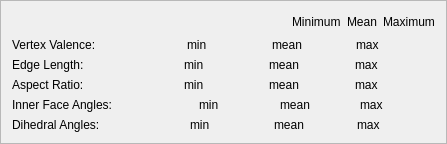
       <widget class="QFrame" name="frame_3">
        <property name="frameShape">
         <enum>QFrame::StyledPanel</enum>
        </property>
        <property name="frameShadow">
         <enum>QFrame::Raised</enum>
        </property>
        <layout class="QVBoxLayout" name="verticalLayout_9">
         <item>
          <layout class="QHBoxLayout" name="horizontalLayout_21">
           <item>
            <spacer name="horizontalSpacer_11">
             <property name="orientation">
              <enum>Qt::Horizontal</enum>
             </property>
             <property name="sizeType">
              <enum>QSizePolicy::Fixed</enum>
             </property>
             <property name="sizeHint" stdset="0">
              <size>
               <width>280</width>
               <height>20</height>
              </size>
             </property>
            </spacer>
           </item>
           <item>
            <widget class="QLabel" name="label_15">
             <property name="text">
              <string>Minimum</string>
             </property>
            </widget>
           </item>
           <item>
            <widget class="QLabel" name="label_28">
             <property name="text">
              <string>Mean</string>
             </property>
            </widget>
           </item>
           <item>
            <widget class="QLabel" name="label_27">
             <property name="text">
              <string>Maximum</string>
             </property>
            </widget>
           </item>
          </layout>
         </item>
         <item>
          <layout class="QHBoxLayout" name="horizontalLayout">
           <item>
            <widget class="QLabel" name="label_14">
             <property name="font">
              <font>
               <weight>50</weight>
               <bold>false</bold>
              </font>
             </property>
             <property name="text">
              <string>Vertex Valence:</string>
             </property>
            </widget>
           </item>
           <item>
            <widget class="QLabel" name="verticesIcon_2">
             <property name="text">
              <string/>
             </property>
             <property name="pixmap">
              <pixmap resource="icons.qrc">:/info/dialogIcons/info_valence.png</pixmap>
             </property>
            </widget>
           </item>
           <item>
            <widget class="QLabel" name="valenceMin">
             <property name="font">
              <font>
               <weight>50</weight>
               <bold>false</bold>
              </font>
             </property>
             <property name="text">
              <string>min</string>
             </property>
            </widget>
           </item>
           <item>
            <widget class="QLabel" name="valenceMean">
             <property name="font">
              <font>
               <weight>50</weight>
               <bold>false</bold>
              </font>
             </property>
             <property name="text">
              <string>mean</string>
             </property>
            </widget>
           </item>
           <item>
            <widget class="QLabel" name="valenceMax">
             <property name="font">
              <font>
               <weight>50</weight>
               <bold>false</bold>
              </font>
             </property>
             <property name="text">
              <string>max</string>
             </property>
            </widget>
           </item>
          </layout>
         </item>
         <item>
          <layout class="QHBoxLayout" name="horizontalLayout_17">
           <item>
            <widget class="QLabel" name="label_32">
             <property name="font">
              <font>
               <weight>50</weight>
               <bold>false</bold>
              </font>
             </property>
             <property name="text">
              <string>Edge Length:</string>
             </property>
            </widget>
           </item>
           <item>
            <widget class="QLabel" name="verticesIcon_3">
             <property name="text">
              <string/>
             </property>
             <property name="pixmap">
              <pixmap resource="icons.qrc">:/info/dialogIcons/info_edge.png</pixmap>
             </property>
            </widget>
           </item>
           <item>
            <widget class="QLabel" name="edgeMin">
             <property name="font">
              <font>
               <weight>50</weight>
               <bold>false</bold>
              </font>
             </property>
             <property name="text">
              <string>min</string>
             </property>
            </widget>
           </item>
           <item>
            <widget class="QLabel" name="edgeMean">
             <property name="font">
              <font>
               <weight>50</weight>
               <bold>false</bold>
              </font>
             </property>
             <property name="text">
              <string>mean</string>
             </property>
            </widget>
           </item>
           <item>
            <widget class="QLabel" name="edgeMax">
             <property name="font">
              <font>
               <weight>50</weight>
               <bold>false</bold>
              </font>
             </property>
             <property name="text">
              <string>max</string>
             </property>
            </widget>
           </item>
          </layout>
         </item>
         <item>
          <layout class="QHBoxLayout" name="horizontalLayout_18">
           <item>
            <widget class="QLabel" name="label_36">
             <property name="font">
              <font>
               <weight>50</weight>
               <bold>false</bold>
              </font>
             </property>
             <property name="text">
              <string>Aspect Ratio:</string>
             </property>
            </widget>
           </item>
           <item>
            <widget class="QLabel" name="verticesIcon_4">
             <property name="text">
              <string/>
             </property>
             <property name="pixmap">
              <pixmap resource="icons.qrc">:/info/dialogIcons/info_aspect.png</pixmap>
             </property>
            </widget>
           </item>
           <item>
            <widget class="QLabel" name="aspectMin">
             <property name="font">
              <font>
               <weight>50</weight>
               <bold>false</bold>
              </font>
             </property>
             <property name="text">
              <string>min</string>
             </property>
            </widget>
           </item>
           <item>
            <widget class="QLabel" name="aspectMean">
             <property name="font">
              <font>
               <weight>50</weight>
               <bold>false</bold>
              </font>
             </property>
             <property name="text">
              <string>mean</string>
             </property>
            </widget>
           </item>
           <item>
            <widget class="QLabel" name="aspectMax">
             <property name="font">
              <font>
               <weight>50</weight>
               <bold>false</bold>
              </font>
             </property>
             <property name="text">
              <string>max</string>
             </property>
            </widget>
           </item>
          </layout>
         </item>
         <item>
          <layout class="QHBoxLayout" name="horizontalLayout_19">
           <item>
            <widget class="QLabel" name="label_40">
             <property name="font">
              <font>
               <weight>50</weight>
               <bold>false</bold>
              </font>
             </property>
             <property name="text">
              <string>Inner Face Angles:</string>
             </property>
            </widget>
           </item>
           <item>
            <widget class="QLabel" name="verticesIcon_5">
             <property name="text">
              <string/>
             </property>
             <property name="pixmap">
              <pixmap resource="icons.qrc">:/info/dialogIcons/info_angle.png</pixmap>
             </property>
            </widget>
           </item>
           <item>
            <widget class="QLabel" name="angleMin">
             <property name="font">
              <font>
               <weight>50</weight>
               <bold>false</bold>
              </font>
             </property>
             <property name="text">
              <string>min</string>
             </property>
            </widget>
           </item>
           <item>
            <widget class="QLabel" name="angleMean">
             <property name="font">
              <font>
               <weight>50</weight>
               <bold>false</bold>
              </font>
             </property>
             <property name="text">
              <string>mean</string>
             </property>
            </widget>
           </item>
           <item>
            <widget class="QLabel" name="angleMax">
             <property name="font">
              <font>
               <weight>50</weight>
               <bold>false</bold>
              </font>
             </property>
             <property name="text">
              <string>max</string>
             </property>
            </widget>
           </item>
          </layout>
         </item>
         <item>
          <layout class="QHBoxLayout" name="horizontalLayout_20">
           <item>
            <widget class="QLabel" name="label_44">
             <property name="font">
              <font>
               <weight>50</weight>
               <bold>false</bold>
              </font>
             </property>
             <property name="text">
              <string>Dihedral Angles:</string>
             </property>
            </widget>
           </item>
           <item>
            <widget class="QLabel" name="verticesIcon_6">
             <property name="text">
              <string/>
             </property>
             <property name="pixmap">
              <pixmap resource="icons.qrc">:/info/dialogIcons/info_dihedral.png</pixmap>
             </property>
            </widget>
           </item>
           <item>
            <widget class="QLabel" name="dihedralMin">
             <property name="font">
              <font>
               <weight>50</weight>
               <bold>false</bold>
              </font>
             </property>
             <property name="text">
              <string>min</string>
             </property>
            </widget>
           </item>
           <item>
            <widget class="QLabel" name="dihedralMean">
             <property name="font">
              <font>
               <weight>50</weight>
               <bold>false</bold>
              </font>
             </property>
             <property name="text">
              <string>mean</string>
             </property>
            </widget>
           </item>
           <item>
            <widget class="QLabel" name="dihedralMax">
             <property name="font">
              <font>
               <weight>50</weight>
               <bold>false</bold>
              </font>
             </property>
             <property name="text">
              <string>max</string>
             </property>
            </widget>
           </item>
          </layout>
         </item>
        </layout>
       </widget>
